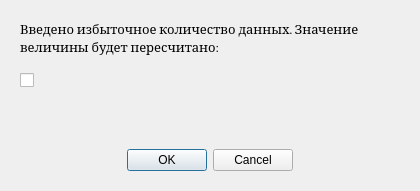
<?xml version="1.0" encoding="UTF-8"?>
<ui version="4.0">
 <class>Warning</class>
 <widget class="QDialog" name="Warning">
  <property name="geometry">
   <rect>
    <x>0</x>
    <y>0</y>
    <width>420</width>
    <height>191</height>
   </rect>
  </property>
  <property name="sizePolicy">
   <sizepolicy hsizetype="Fixed" vsizetype="Fixed">
    <horstretch>0</horstretch>
    <verstretch>0</verstretch>
   </sizepolicy>
  </property>
  <property name="windowTitle">
   <string>Предупреждение</string>
  </property>
  <widget class="QDialogButtonBox" name="buttonBox">
   <property name="geometry">
    <rect>
     <x>110</x>
     <y>130</y>
     <width>200</width>
     <height>60</height>
    </rect>
   </property>
   <property name="orientation">
    <enum>Qt::Horizontal</enum>
   </property>
   <property name="standardButtons">
    <set>QDialogButtonBox::Cancel|QDialogButtonBox::Ok</set>
   </property>
   <property name="centerButtons">
    <bool>true</bool>
   </property>
  </widget>
  <widget class="QLabel" name="label_no">
   <property name="geometry">
    <rect>
     <x>20</x>
     <y>20</y>
     <width>351</width>
     <height>61</height>
    </rect>
   </property>
   <property name="font">
    <font>
     <family>Cambria</family>
     <pointsize>10</pointsize>
     <kerning>true</kerning>
    </font>
   </property>
   <property name="mouseTracking">
    <bool>true</bool>
   </property>
   <property name="text">
    <string>&lt;html&gt;&lt;head/&gt;&lt;body&gt;&lt;p&gt;Введено избыточное количество данных. Значение величины будет пересчитано:&lt;/p&gt;&lt;/body&gt;&lt;/html&gt;</string>
   </property>
   <property name="textFormat">
    <enum>Qt::RichText</enum>
   </property>
   <property name="alignment">
    <set>Qt::AlignLeading|Qt::AlignLeft|Qt::AlignTop</set>
   </property>
   <property name="wordWrap">
    <bool>true</bool>
   </property>
  </widget>
  <widget class="QLabel" name="label_0">
   <property name="enabled">
    <bool>true</bool>
   </property>
   <property name="geometry">
    <rect>
     <x>50</x>
     <y>70</y>
     <width>351</width>
     <height>41</height>
    </rect>
   </property>
   <property name="font">
    <font>
     <family>Cambria</family>
     <pointsize>10</pointsize>
    </font>
   </property>
   <property name="text">
    <string/>
   </property>
   <property name="alignment">
    <set>Qt::AlignLeading|Qt::AlignLeft|Qt::AlignTop</set>
   </property>
   <property name="wordWrap">
    <bool>true</bool>
   </property>
  </widget>
  <widget class="QCheckBox" name="checkBox_0">
   <property name="enabled">
    <bool>true</bool>
   </property>
   <property name="geometry">
    <rect>
     <x>20</x>
     <y>70</y>
     <width>16</width>
     <height>20</height>
    </rect>
   </property>
   <property name="mouseTracking">
    <bool>false</bool>
   </property>
   <property name="text">
    <string/>
   </property>
   <property name="checkable">
    <bool>false</bool>
   </property>
   <property name="checked">
    <bool>false</bool>
   </property>
   <property name="autoRepeat">
    <bool>false</bool>
   </property>
   <property name="autoExclusive">
    <bool>false</bool>
   </property>
   <property name="tristate">
    <bool>false</bool>
   </property>
  </widget>
 </widget>
 <resources/>
 <connections>
  <connection>
   <sender>buttonBox</sender>
   <signal>accepted()</signal>
   <receiver>Warning</receiver>
   <slot>accept()</slot>
   <hints>
    <hint type="sourcelabel">
     <x>248</x>
     <y>254</y>
    </hint>
    <hint type="destinationlabel">
     <x>157</x>
     <y>274</y>
    </hint>
   </hints>
  </connection>
  <connection>
   <sender>buttonBox</sender>
   <signal>rejected()</signal>
   <receiver>Warning</receiver>
   <slot>reject()</slot>
   <hints>
    <hint type="sourcelabel">
     <x>209</x>
     <y>159</y>
    </hint>
    <hint type="destinationlabel">
     <x>209</x>
     <y>95</y>
    </hint>
   </hints>
  </connection>
 </connections>
</ui>
